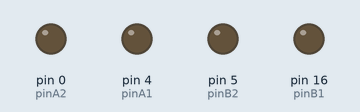
The sketch below on a simulated Arduino Uno, built with avr-gcc and run on an emulated ATmega328P. Shown: output pins drawn as LEDs (lit = HIGH).

Above: at 0.5 s.
At 5.0 s:
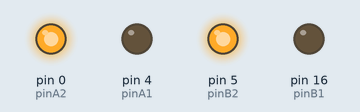
At 8.0 s:
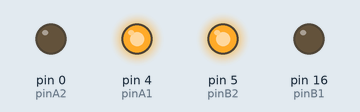
At 11.0 s:
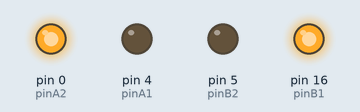
At 14.0 s:
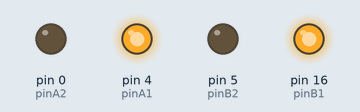
Timing chart, 0 to 15.6 s (numbered marks = the images above):
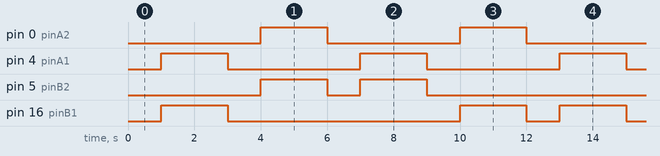

The sketch:

Robot.ino
```cpp
int pinB1 = 16; // D0 -> IN1//ซ้าย
int pinB2 = 5; // D1 -> IN2
int pinA1 = 4; // D2 -> IN3//ขวา
int pinA2 = 0;  //  D3 -> IN4
void setup() {
  pinMode(pinA1, OUTPUT);
  pinMode(pinA2, OUTPUT);
  pinMode(pinB1, OUTPUT);
  pinMode(pinB2, OUTPUT);
}
void forward()
{
  digitalWrite(pinA1, HIGH); //ขวา
  digitalWrite(pinA2, LOW);
  digitalWrite(pinB1, HIGH);//ซ้าย
  digitalWrite(pinB2, LOW);
}
void backward()
{
  digitalWrite(pinA1, LOW);
  digitalWrite(pinA2, HIGH);
  digitalWrite(pinB1, LOW);
  digitalWrite(pinB2, HIGH);
}
void LEFT()
{
  digitalWrite(pinA1, HIGH); //ขวาเดินหน้า
  digitalWrite(pinA2, LOW);
  digitalWrite(pinB1, LOW); //ซ้ายถอย
  digitalWrite(pinB2, HIGH);
}
void RIGHT()
{
  digitalWrite(pinA1, LOW); //ขวาถอย
  digitalWrite(pinA2, HIGH);
  digitalWrite(pinB1, HIGH);//ซ้ายหน้า
 digitalWrite(pinB2, LOW);
}
void stopBot()
{
  digitalWrite(pinA1, LOW);
  digitalWrite(pinA2, LOW);
  digitalWrite(pinB1, LOW);
  digitalWrite(pinB2, LOW);
}
void loop () {
   stopBot ();
  delay (1000);
  forward ();
  delay (2000);
  stopBot ();
  delay (1000);
  backward();
  delay (2000);
  stopBot ();
  delay (1000);
  LEFT();
  delay (2000);
  stopBot ();
  delay (1000);
  RIGHT ();
  delay (2000);
}
```

Measured:
- by itself, pin 0 (pinA2), pin 4 (pinA1): alternates HIGH for 2.0 s and LOW for 4.0 s
- by itself, pin 5 (pinB2): repeats every 12.0 s: LOW 1.0 s, HIGH 2.0 s, LOW 7.0 s, HIGH 2.0 s
- by itself, pin 16 (pinB1): repeats every 12.0 s: LOW 7.0 s, HIGH 2.0 s, LOW 1.0 s, HIGH 2.0 s
